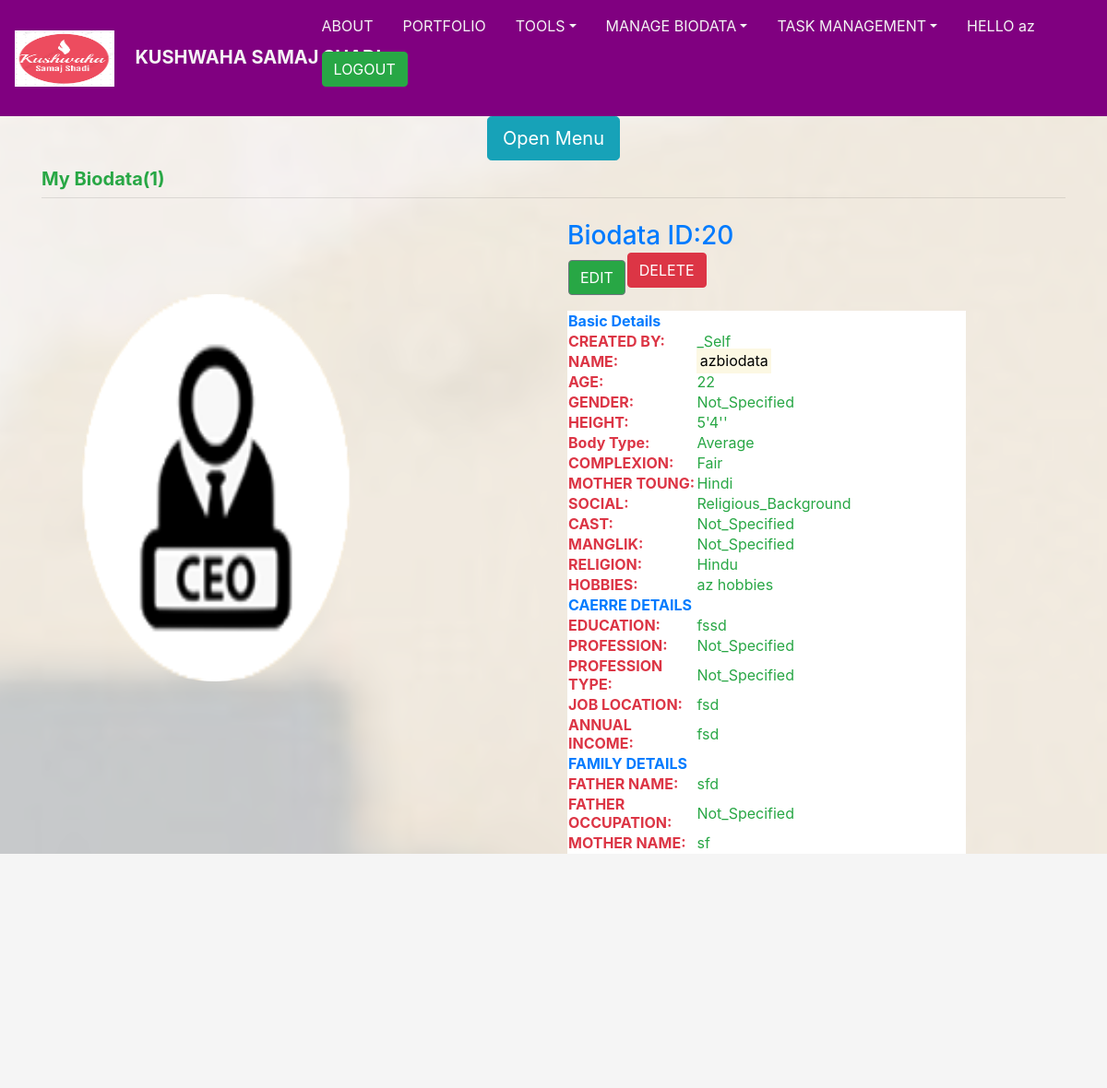
/mybiodata/ (signed in, upper part), run on an earlier commit of the app's database.
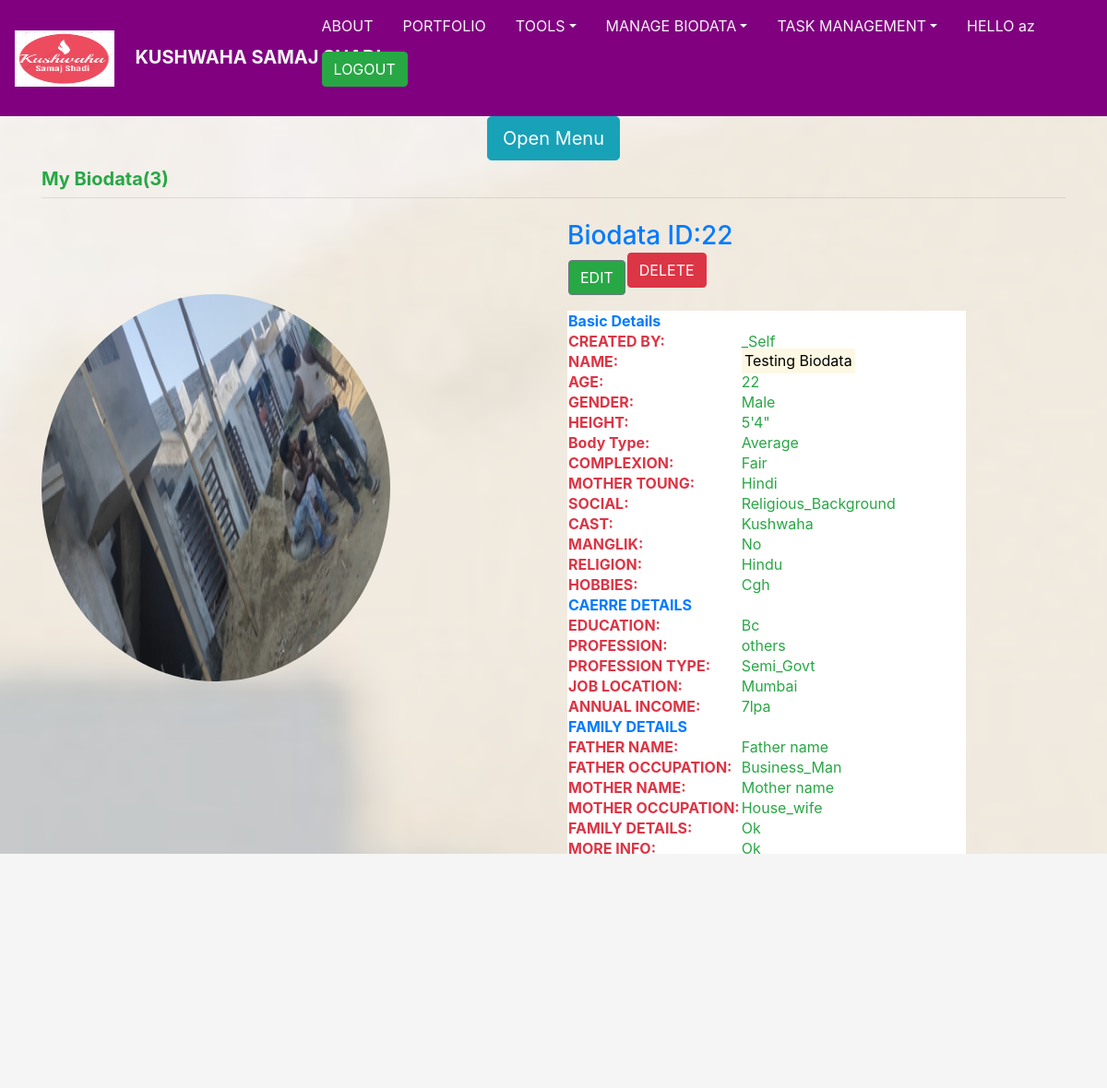
And on a later commit of the database.
### todo/models.py (models this page shows, shortened)
class MyBiodata(models.Model):
    class Marital(models.TextChoices):
        married='married'
        Never_married='Never_married'
        Not_Specified='Not_Specified'
    class Disabiliti(models.TextChoices):
        Yes='Yes'
        No='No'
        Not_Specified='Not_Specified'
    class Complexion(models.TextChoices):
        Fair='Fair'
        Milky_Fair='Milky_Fair'
        Very_Fair ='Very_Fair'
        Brown='Brown'
        Dark = 'Dark'
        Normal = 'Normal'
        Not_Specified='Not_Specified'
    class Diet(models.TextChoices):
        Vegitarian ='Vegitarian'
        Non_Vegetaria='Non_Vegetaria'
        Eagitarian='Eagitarian'
        Not_Specified='Not_Specified'
    class Contact(models.TextChoices):
        Visible_To_All='Visible_To_All'
        Visible_To_me='Visible_To_me'
        Hidden='Hidden'
        Not_Specified='Not_Specified'
    class Profession(models.TextChoices):
        Accountant ='Accountant'
        Teacher='Teacher'
        Technician='Technician'
        Laborer='Laborer'
        Banker='Banker'
        Farmer='Farmer'
        Shop_Keeper='Shop_Keeper'
        Business_Man ='Business_Man'
        Engineer='Engineer'
        Doctor='Doctor'
        Lawyer='Lawyer'
        others='others'
        Not_Specified='Not_Specified'
    class Religion(models.TextChoices):
        Hindu='Hindu'
        Muslim='Muslim'
        Sikh='Sikh'
        Parsi='Parsi'
        Not_Specified='Not_Specified'
    class CreatedBy(models.TextChoices):
        _Self='_Self'
        Parents='Parents'
        Friedns='Friedns'
        Relatives='Relatives'
        Others='Others'
        Not_Specified='Not_Specified'
    class BodyType(models.TextChoices):
        Slim = 'Slim'
        Average = 'Average'
        Fit = 'Fit'
        Healthy ='Healthy'
        Chubby ='Chubby'
        Fatty='Fatty'
        Not_Specified='Not_Specified'
    class MotherToung(models.TextChoices):
        Hindi='Hindi'
        English='English'
        Both='Both'
        Not_Specified='Not_Specified'
    class Social(models.TextChoices):
        Religious_Background='Religious_Background'
        Normal='Normal'
        Both='Both'
        Not_Specified='Not_Specified'
    class Cast(models.TextChoices):
        Kushwaha='Kushwaha'
        Maurya='Maurya'
        Shakya='Shakya'
        Saini='Saini'
        Not_Specified='Not_Specified'
    class ProfessionType(models.TextChoices):
        Private='Private'
        Government='Government'
        Semi_Govt='Semi_Govt'
        Contratual='Contratual'
        Others='Others'
        Not_Specified='Not_Specified'
    class MotherOccupation(models.TextChoices):
        House_wife='House_wife'
        Accountant ='Accountant'
        Teacher='Teacher'
        Technician='Technician'
        Laborer='Laborer'
        Banker='Banker'
        Farmer='Farmer'
        Shop_Keeper='Shop_Keeper'
        Business_Man ='Business_Man'
        Engineer='Engineer'
        Doctor='Doctor'
        others='others'
        Not_Specified='Not_Specified'
    class Gender(models.TextChoices):
        Female = 'Female'
        Male = 'Male'
        Not_Specified='Not_Specified'
    class Manglik(models.TextChoices):
        Yes = 'Yes'
        No = 'No'
        Not_Specified='Not_Specified'
    class Contact(models.TextChoices):
        Visible_To_All='Visible_To_All'
        Visible_To_ME='Visible_To_ME'
        Hidden='Hidden'
        Not_Specified='Not_Specified'
    class HideBiodata(models.TextChoices):
        Hidden='Hidden'
        Show='Show'
        Not_Specified='Not_Specified'
    user = models.ForeignKey(User,on_delete=models.CASCADE)
    username = models.CharField(max_length=100,blank=True)
    name = models.CharField(max_length=100,default="")
    age = models.PositiveIntegerField(default=22, validators=[MinValueValidator(18), MaxValueValidator(100)])
    created_by = models.CharField(choices=CreatedBy.choices,max_length=20,default=CreatedBy.Others)
    marital_Status = models.CharField(choices=Marital.choices,max_length=20,default=Marital.Never_married)
    gender = models.CharField(choices=Gender.choices,max_length=20,default=Gender.Not_Specified)
    hobbies = models.CharField(max_length=400,blank=True)
    mother_Toung = models.CharField(choices=MotherToung.choices,max_length=20,default=MotherToung.Hindi)
    social = models.CharField(choices=Social.choices,max_length=20,default=Social.Religious_Background)
    body_Type = models.CharField(choices=BodyType.choices,max_length=20,default=BodyType.Average)
    cast = models.CharField(choices=Cast.choices,max_length=20,default=Cast.Kushwaha)
    manglik = models.CharField(choices=Manglik.choices,max_length=20,default=Manglik.No)
    height = models.CharField(max_length=100,blank=True)
    physical_disability = models.CharField(choices=Disabiliti.choices,max_length=20,default=Disabiliti.No)
    body_Weight=models.IntegerField(default=60)
    complexion = models.CharField(choices=Complexion.choices,max_length=20,default=Complexion.Fair)
    DOB = models.CharField(max_length=100,blank=True)
    place = models.CharField(max_length=500,blank=True)
    religion = models.CharField(choices=Religion.choices,max_length=20,default=Religion.Hindu)
    diet =  models.CharField(choices=Diet.choices,max_length=20,default=Diet.Vegitarian)
    contact_number = models.CharField(max_length=50,blank=True)
    email_ID = models.CharField(max_length=100,blank=True)
    contact_privacy = models.CharField(choices=Contact.choices,max_length=20,default=Contact.Visible_To_All)
    father_name = models.CharField(max_length=100,default="")
    father_occupation = models.CharField(choices=Profession.choices,max_length=20,default=Profession.Not_Specified)
    mother_name = models.CharField(max_length=100,default="")
    mother_occupation = models.CharField(choices=MotherOccupation.choices,max_length=20,default=MotherOccupation.House_wife)
    family_details = models.CharField(max_length=500,blank=True)
    education = models.CharField(max_length=500,blank=True)
    profession = models.CharField(choices=Profession.choices,max_length=20,default=Profession.Not_Specified)
    profession_type = models.CharField(choices=ProfessionType.choices,max_length=20,default=ProfessionType.Not_Specified)
    job_location = models.CharField(max_length=500,blank=True)
    annual_Income = models.CharField(max_length=100,blank=True)
    about = models.CharField(max_length=500,blank=True)
    photo=ResizedImageField(size=[400, 360],quality=100,upload_to='todo/images/',default='default.jpg')
    created_at = models.DateTimeField(auto_now_add=True)
    last_updated_at = models.DateTimeField(null=True)
    deletedrow=models.BooleanField(default=False)
    contact_visibility = models.CharField(choices=Contact.choices,max_length=20,default=Contact.Visible_To_ME)
    email_visibility = models.CharField(choices=Contact.choices,max_length=20,default=Contact.Visible_To_ME)
    education_detail_visibility =models.CharField(choices=Contact.choices,max_length=20,default=Contact.Visible_To_All)
    address_detail_visibility=models.CharField(choices=Contact.choices,max_length=20,default=Contact.Visible_To_All)
    hide_profile =models.CharField(choices=HideBiodata.choices,max_length=20,default=HideBiodata.Show)

### todo/views.py (the view)
# urls.py: path('mybiodata/',views.mybiodatatodo,name='mybiodatatodo'),
@login_required
def mybiodatatodo(request):
    todos = MyBiodata.objects.filter(user=request.user,deletedrow=False).order_by('-id')
    return render(request,'todo/mybiodatatodos.html',{'todos':todos})

### todo/templates/todo/mybiodatatodos.html (shortened to what the changed rows need)
{% extends 'todo/base.html' %}
{% block content %}
{% load static %}
<div class="overlay">
  <div class="container">
        <div class="row justify-content-center">
          <div class="col-12">
          <div class="toggle"> {% include 'todo/modelpopuptodo.html' %} </div>
            <h5 class="mt-2 text-success font-weight-bold">My Biodata({{todos|length}})</h5>
  {%  for todo in todos %}
  <hr class="mt-0 mb-4">
  <div class="row ">
     <div class="col-lg-6 col-md-6 col-sm-6 about">
      <img style="max-width:100%;;height:420px;" src="{{todo.photo.url}}" class=""  alt="iMAGE NOT UPLOADEDS">
     </div>
     <div class="col-lg-6 col-md-6 col-sm-6 ">
      <h3 class="text-primary justify-content-center">Biodata ID:{{todo.id}}<table>
      <tr><td>
<button class="btn btn-outline-secondary  bg-success "><a target="_blank" style="text-decoration:none;color:#ffffff;" href="{% url 'viewmybiodatatodo' todo.id %}">EDIT</a></button>
</td><td><form method="POST" action="{% url 'mybiodatadeletetodo' todo.id %}">
<button type="submit" class="btn btn-danger">DELETE</button></td>
</form></tr></table>
      </h3>
        <table style="max-width:80%;background:white;" class=" table-responsive table-hover">
  <tbody>
    <th colspan="2" class="text-primary">Basic Details</th>
    {% if todo.created_by %}
        <tr>
          <td class="font-weight-bold text-danger  bg-active">CREATED BY:</td>
          <td class="text-success">{{todo.created_by}}</td>
        </tr>
    {% endif %}
{% if todo.name %}
    <tr>
      <td class="font-weight-bold text-danger bg-active">NAME:</td>
      <td class="text-success"><mark>{{todo.name}}</td>
    </tr>
{% endif %}
{% if todo.age %}
    <tr>
      <td class="font-weight-bold text-danger bg-active">AGE:</td>
      <td class="text-success">{{todo.age}}</td>
    </tr>
{% endif %}
{% if todo.gender %}
    <tr>
      <td class="font-weight-bold text-danger bg-active">GENDER:</td>
      <td class="text-success">{{todo.gender}}</td>
    </tr>
{% endif %}
{% if todo.height %}
    <tr>
      <td class="font-weight-bold text-danger bg-active">HEIGHT:</td>
      <td class="text-success">{{todo.height}}</td>
    </tr>
{% endif %}
{% if todo.body_Type %}
    <tr>
      <td class="font-weight-bold text-danger bg-active">Body Type:</td>
      <td class="text-success">{{todo.body_Type}}</td>
    </tr>
{% endif %}
{% if todo.complexion %}
    <tr>
      <td class="font-weight-bold text-danger bg-active">COMPLEXION:</td>
      <td class="text-success">{{todo.complexion}}</td>
    </tr>
{% endif %}
{% if todo.mother_Toung %}
    <tr>
      <td class="font-weight-bold text-danger bg-active">MOTHER TOUNG:</td>
      <td class="text-success">{{todo.mother_Toung}}</td>
    </tr>
{% endif %}
{% if todo.social %}
    <tr>
      <td class="font-weight-bold text-danger bg-active">SOCIAL:</td>
      <td class="text-success">{{todo.social}}</td>
    </tr>
{% endif %}
{% if todo.cast %}
    <tr>
      <td class="font-weight-bold text-danger bg-active">CAST:</td>
      <td class="text-success">{{todo.cast}}</td>
    </tr>
{% endif %}
{% if todo.manglik %}
    <tr>
      <td class="font-weight-bold text-danger bg-active">MANGLIK:</td>
      <td class="text-success">{{todo.manglik}}</td>
    </tr>
{% endif %}
{% if todo.religion %}
    <tr>
      <td class="font-weight-bold text-danger bg-active">RELIGION:</td>
      <td class="text-success">{{todo.religion}}</td>
    </tr>
{% endif %}
{% if todo.hobbies %}
    <tr>
      <td class="font-weight-bold text-danger bg-active">HOBBIES:</td>
      <td class="text-success">{{todo.hobbies}}</td>
    </tr>
{% endif %}
<th colspan="2" class="text-primary">CAERRE DETAILS</th>
{% if todo.education %}
    <tr>
      <td class="font-weight-bold text-danger bg-active">EDUCATION:</td>
      <td class="text-success">{{todo.education}}</td>
    </tr>
{% endif %}
{% if todo.profession %}
    <tr>
      <td class="font-weight-bold text-danger bg-active">PROFESSION:</td>
      <td class="text-success">{{todo.profession}}</td>
    </tr>
{% endif %}
{% if todo.profession_type %}
    <tr>
      <td class="font-weight-bold text-danger bg-active">PROFESSION TYPE:</td>
      <td class="text-success">{{todo.profession_type}}</td>
    </tr>
{% endif %}
{% if todo.job_location %}
    <tr>
      <td class="font-weight-bold text-danger bg-active">JOB LOCATION:</td>
      <td class="text-success">{{todo.job_location}}</td>
    </tr>
{% endif %}
{% if todo.annual_Income %}
    <tr>
      <td class="font-weight-bold text-danger bg-active">ANNUAL INCOME:</td>
      <td class="text-success">{{todo.annual_Income}}</td>
    </tr>
{% endif %}
<th colspan="2" class="text-primary">FAMILY DETAILS</th>
{% if todo.father_name %}
    <tr>
      <td class="font-weight-bold text-danger bg-active">FATHER NAME:</td>
      <td class="text-success">{{todo.father_name}}</td>
    </tr>
{% endif %}
{% if todo.father_occupation %}
    <tr>
      <td class="font-weight-bold text-danger bg-active">FATHER OCCUPATION:</td>
      <td class="text-success">{{todo.father_occupation}}</td>
    </tr>
{% endif %}
{% if todo.mother_name %}
    <tr>
      <td class="font-weight-bold text-danger bg-active">MOTHER NAME:</td>
      <td class="text-success">{{todo.mother_name}}</td>
    </tr>
{% endif %}
{% if todo.mother_occupation %}
    <tr>
      <td class="font-weight-bold text-danger bg-active">MOTHER OCCUPATION:</td>
      <td class="text-success">{{todo.mother_occupation}}</td>
    </tr>
{% endif %}
{% if todo.family_details %}
    <tr>
      <td class="font-weight-bold text-danger bg-active">FAMILY DETAILS:</td>
      <td class="text-success">{{todo.family_details}}</td>
    </tr>
{% endif %}
{% if todo.about %}
    <tr>
      <td class="font-weight-bold text-danger bg-active">MORE INFO:</td>
      <td class="text-success">{{todo.about}}</td>
    </tr>
{% endif %}
  </tbody>
</table>
     </div>
    </div>
  {% endfor %}
  </div></div></div></div>
{% endblock %}

What changed in the data, as far as the page shows it:
no longer on this page (row unchanged): MyBiodata: photo (picture), id "20", created_by "_Self", name "azbiodata", age "22", gender "Not_Specified", height "5'4''", body_Type "Average", complexion "Fair", mother_Toung "Hindi", social "Religious_Background", cast "Not_Specified", manglik "Not_Specified", religion "Hindu", hobbies "az hobbies", education "fssd", profession "Not_Specified", profession_type "Not_Specified", job_location "fsd", annual_Income "fsd", father_name "sfd", father_occupation "Not_Specified", mother_name "sf"
added MyBiodata: photo (picture), id "22", created_by "_Self", name "Testing Biodata", age "22", gender "Male", height "5'4\"", body_Type "Average", complexion "Fair", mother_Toung "Hindi", social "Religious_Background", cast "Kushwaha", manglik "No", religion "Hindu", hobbies "Cgh", education "Bc", profession "others", profession_type "Semi_Govt", job_location "Mumbai", annual_Income "7lpa", father_name "Father name", father_occupation "Business_Man", mother_name "Mother name", mother_occupation "House_wife", family_details "Ok", about "Ok"
Also different on the page:
{{ todos|length }}: "1" → "3"
